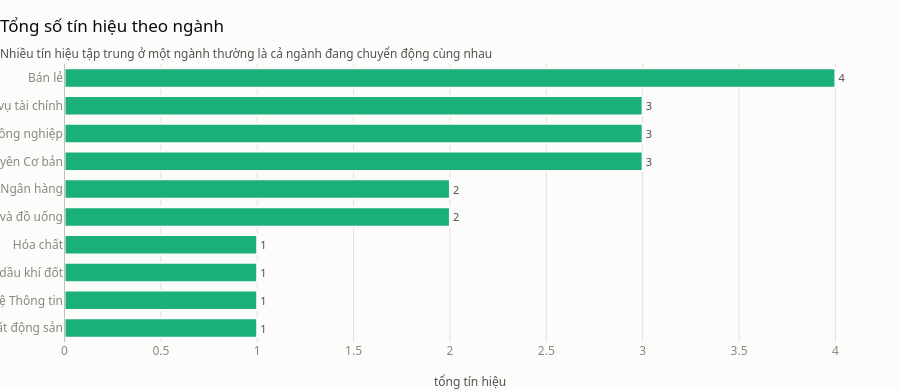

This figure's notebook cell:
### Code cell
theo_nganh = (
    ket_qua.groupby("icb_name2", observed=True)
    .agg(so_ma_co_tin_hieu=("symbol", "count"), tong_tin_hieu=("số tín hiệu", "sum"))
    .sort_values("tong_tin_hieu", ascending=False)
    .reset_index()
)

bar_ngang(
    theo_nganh,
    nhan="icb_name2",
    gia_tri="tong_tin_hieu",
    tieu_de="Tổng số tín hiệu theo ngành",
    phu_de="Nhiều tín hiệu tập trung ở một ngành thường là cả ngành đang chuyển động cùng nhau",
    nhan_x="tổng tín hiệu",
    dinh_dang_nhan="{:.0f}",
)

### Figure 1 — Plotly figure (JSON) as saved in the notebook; plotly's stock layout.template omitted (floating-point values rounded to 4 significant figures)
{"data": [{"cliponaxis": false, "hovertemplate": "%{y}: %{x:,.2f}<extra></extra>", "marker": {"color": ["#1baf7a", "#1baf7a", "#1baf7a", "#1baf7a", "#1baf7a", "#1baf7a", "#1baf7a", "#1baf7a", "#1baf7a", "#1baf7a"], "line": {"color": "#fcfcfb", "width": 2}}, "orientation": "h", "text": ["1", "1", "1", "1", "2", "2", "3", "3", "3", "4"], "textfont": {"color": "#52514e", "size": 11}, "textposition": "outside", "type": "bar", "x": [1, 1, 1, 1, 2, 2, 3, 3, 3, 4], "y": ["Bất động sản", "Công nghệ Thông tin", "Điện, nước & xăng dầu khí đốt", "Hóa chất", "Thực phẩm và đồ uống", "Ngân hàng", "Tài nguyên Cơ bản", "Hàng & Dịch vụ Công nghiệp", "Dịch vụ tài chính", "Bán lẻ"]}], "layout": {"bargap": 0.3, "height": 390, "shapes": [{"line": {"color": "#c3c2b7", "width": 1}, "type": "line", "x0": 0, "x1": 0, "xref": "x", "y0": 0, "y1": 1, "yref": "y domain"}], "showlegend": false, "title": {"text": "Tổng số tín hiệu theo ngành<br><sub style='color:#52514e'>Nhiều tín hiệu tập trung ở một ngành thường là cả ngành đang chuyển động cùng nhau</sub>"}, "xaxis": {"gridcolor": "#e1e0d9", "showgrid": true, "title": {"text": "tổng tín hiệu"}}, "yaxis": {"showgrid": false, "type": "category"}}}
